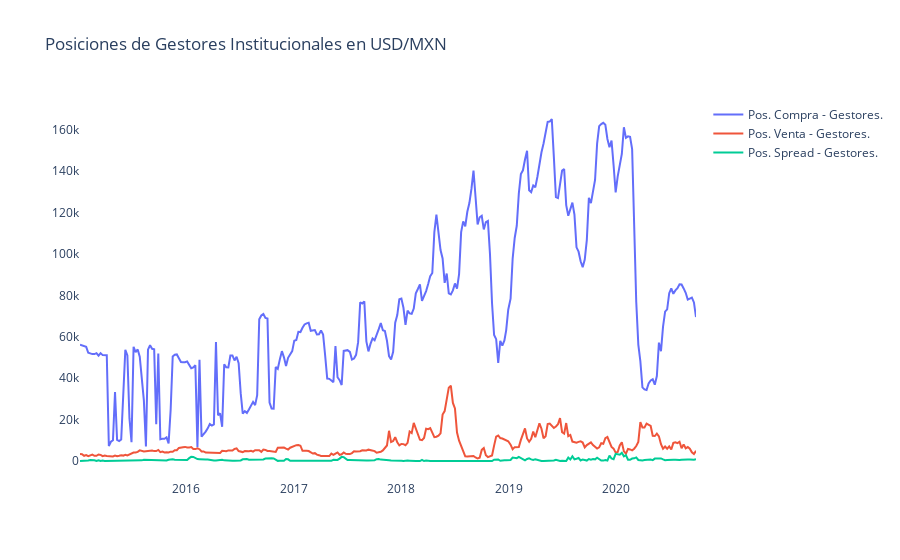

Notebook cell for this chart:
### Markdown cell above
### 2) Gestores Institucionales de Activos (Asset Manager/Institutional)

### Code cell
##VAMOS A VER LOS DATOS GRAFICADOS
pos_manager = ManagerPosition('MEXICAN PESO - CHICAGO MERCANTILE EXCHANGE', 2020, 2015, 2020)
xpoints, ypoints = pos_manager.index, pos_manager['Asset_Mgr_Positions_Long_All']
trace0 = go.Scatter(x = xpoints, y = ypoints, name="Pos. Compra - Gestores.")
xpoints, ypoints = pos_manager.index, pos_manager['Asset_Mgr_Positions_Short_All']
trace1 = go.Scatter(x = xpoints, y = ypoints, name="Pos. Venta - Gestores.")
xpoints, ypoints = pos_manager.index, pos_manager['Asset_Mgr_Positions_Spread_All']
trace2 = go.Scatter(x = xpoints, y = ypoints, name="Pos. Spread - Gestores.")
data = [trace0, trace1, trace2]
layout = go.Layout(title="Posiciones de Gestores Institucionales en USD/MXN",paper_bgcolor='white',plot_bgcolor='white')
plotly.offline.iplot({ "data": data,"layout": layout})

### Figure 1 — Plotly figure (JSON) as saved in the notebook; plotly's stock layout.template omitted (floating-point values rounded to 4 significant figures; data arrays with more than 128 entries replaced by an {"elided": "..."} marker saying what was removed)
{"data": [{"name": "Pos. Compra - Gestores.", "type": "scatter", "x": {"elided": "300 str values"}, "y": {"elided": "300 int values"}}, {"name": "Pos. Venta - Gestores.", "type": "scatter", "x": {"elided": "300 str values"}, "y": {"elided": "300 int values"}}, {"name": "Pos. Spread - Gestores.", "type": "scatter", "x": {"elided": "300 str values"}, "y": {"elided": "300 int values"}}], "layout": {"paper_bgcolor": "white", "plot_bgcolor": "white", "title": {"text": "Posiciones de Gestores Institucionales en USD/MXN"}}}
